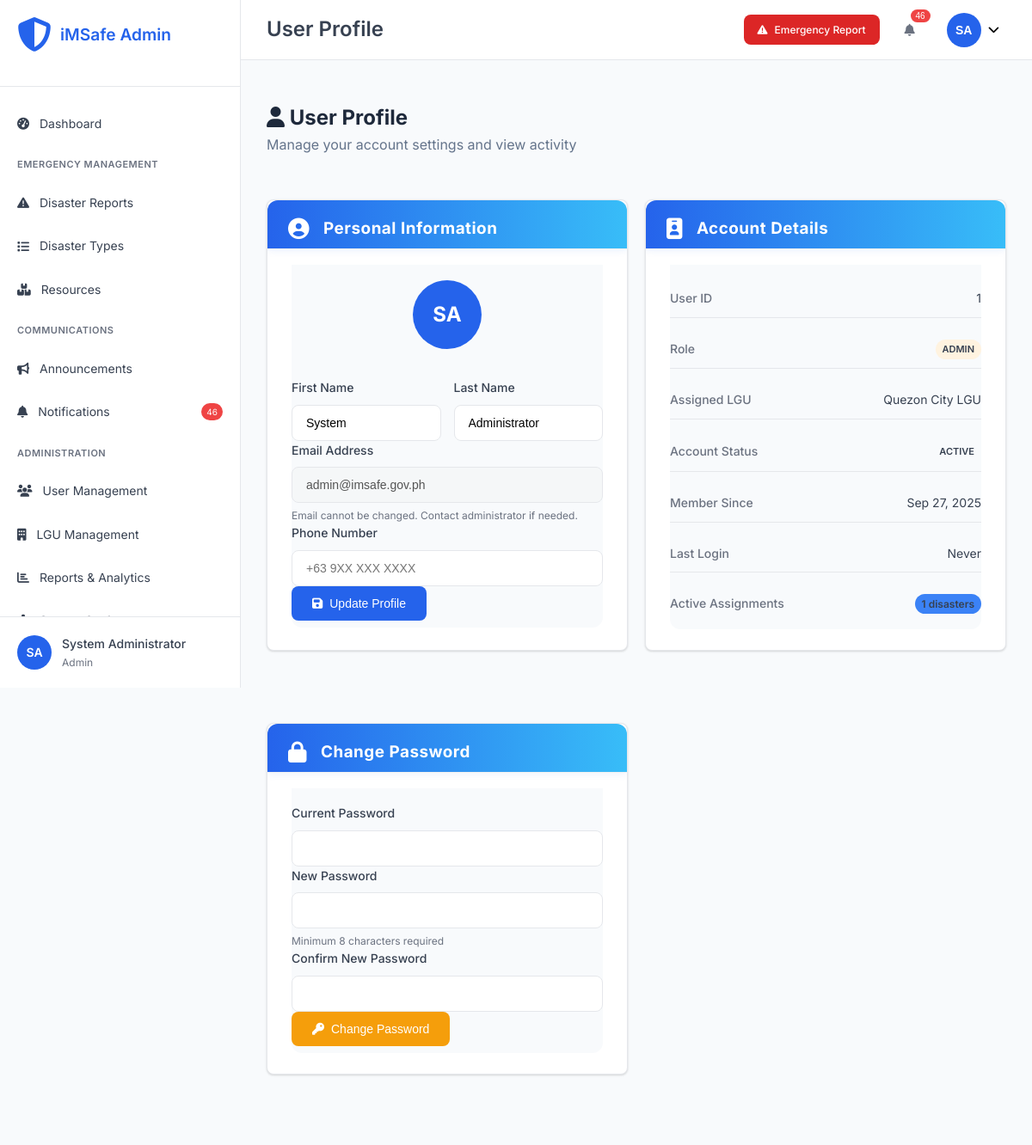
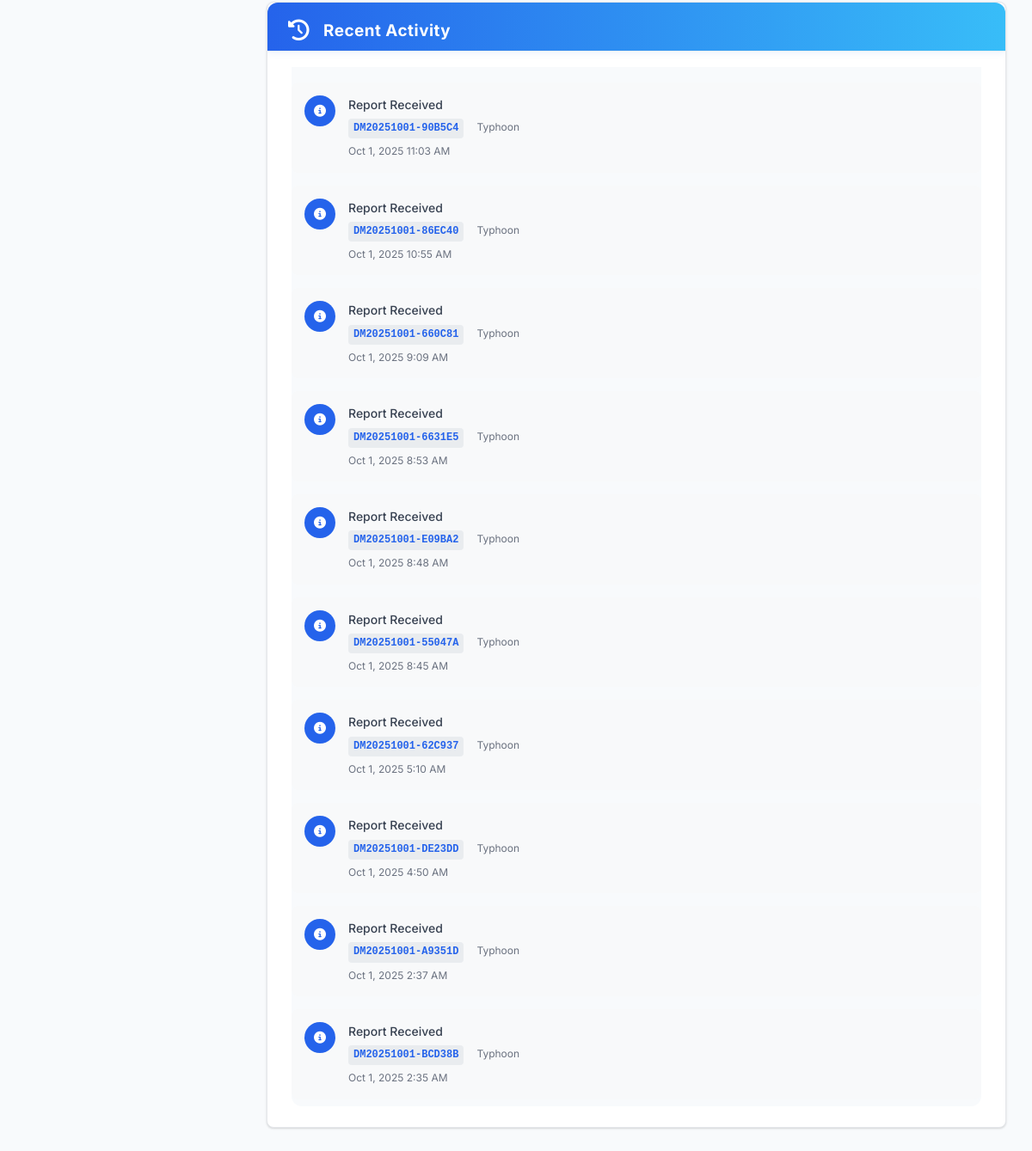
Screenshot of /admin/profile.php (signed in) with the database file from the repository (2 pictures, top to bottom).
### tables this page shows
CREATE TABLE `users` (
  `user_id` int(11) NOT NULL,
  `username` varchar(50) NOT NULL,
  `email` varchar(100) NOT NULL,
  `password_hash` varchar(255) NOT NULL,
  `first_name` varchar(50) NOT NULL,
  `last_name` varchar(50) NOT NULL,
  `role` enum('admin','lgu_admin','lgu_staff','responder') NOT NULL DEFAULT 'lgu_staff',
  `lgu_assigned` varchar(100) DEFAULT NULL,
  `lgu_id` int(11) DEFAULT NULL,
  `phone` varchar(20) DEFAULT NULL,
  `is_active` tinyint(1) DEFAULT 1,
  `email_verified` tinyint(1) DEFAULT 0,
  `created_at` timestamp NOT NULL DEFAULT current_timestamp(),
  `updated_at` timestamp NOT NULL DEFAULT current_timestamp() ON UPDATE current_timestamp(),
  `last_login` timestamp NULL DEFAULT NULL
);

CREATE TABLE `lgus` (
  `lgu_id` int(11) NOT NULL,
  `lgu_name` varchar(100) NOT NULL,
  `lgu_type` enum('city','municipality','province','barangay') NOT NULL,
  `region` varchar(50) DEFAULT NULL,
  `province` varchar(50) DEFAULT NULL,
  `city_municipality` varchar(50) DEFAULT NULL,
  `barangay` varchar(50) DEFAULT NULL,
  `contact_person` varchar(100) DEFAULT NULL,
  `contact_phone` varchar(20) DEFAULT NULL,
  `contact_email` varchar(100) DEFAULT NULL,
  `office_address` text DEFAULT NULL,
  `response_time_hours` int(11) DEFAULT 24,
  `is_active` tinyint(1) DEFAULT 1,
  `created_at` timestamp NOT NULL DEFAULT current_timestamp(),
  `updated_at` timestamp NOT NULL DEFAULT current_timestamp() ON UPDATE current_timestamp()
);

CREATE TABLE `disaster_updates` (
  `update_id` int(11) NOT NULL,
  `disaster_id` int(11) NOT NULL,
  `user_id` int(11) DEFAULT NULL,
  `update_type` enum('status_change','progress','escalation','resolution','general') DEFAULT 'general',
  `title` varchar(200) DEFAULT NULL,
  `description` text DEFAULT NULL,
  `status_from` enum('pending','assigned','acknowledged','in_progress','resolved','closed','escalated') DEFAULT NULL,
  `status_to` enum('pending','assigned','acknowledged','in_progress','resolved','closed','escalated') DEFAULT NULL,
  `is_public` tinyint(1) DEFAULT 0,
  `attachments` longtext DEFAULT NULL CHECK (json_valid(`attachments`)),
  `created_at` timestamp NOT NULL DEFAULT current_timestamp()
);

CREATE TABLE `disasters` (
  `disaster_id` int(11) NOT NULL,
  `tracking_id` varchar(20) NOT NULL,
  `disaster_name` varchar(200) NOT NULL,
  `type_id` int(11) NOT NULL,
  `severity_level` varchar(20) NOT NULL,
  `severity_display` varchar(100) DEFAULT NULL,
  `severity_score` decimal(3,2) DEFAULT 1.00,
  `address` text NOT NULL,
  `purok` varchar(100) DEFAULT NULL,
  `house_no` varchar(50) DEFAULT NULL,
  `city` varchar(100) DEFAULT NULL,
  `province` varchar(100) DEFAULT 'Philippines',
  `state` varchar(100) DEFAULT 'Philippines',
  `latitude` decimal(10,8) DEFAULT NULL,
  `longitude` decimal(11,8) DEFAULT NULL,
  `landmark` varchar(200) DEFAULT NULL,
  `reporter_name` varchar(100) DEFAULT NULL,
  `reporter_phone` varchar(20) NOT NULL,
  `alternate_contact` varchar(20) DEFAULT NULL,
  `description` text NOT NULL,
  `immediate_needs` longtext DEFAULT NULL CHECK (json_valid(`immediate_needs`)),
  `current_situation` text DEFAULT NULL,
  `image_path` varchar(255) DEFAULT NULL,
  `status` enum('ON GOING','IN PROGRESS','COMPLETED') NOT NULL DEFAULT 'ON GOING',
  `assigned_lgu_id` int(11) DEFAULT NULL,
  `assigned_user_id` int(11) DEFAULT NULL,
  `priority` enum('low','medium','high','critical') DEFAULT 'medium',
  `reported_at` timestamp NOT NULL DEFAULT current_timestamp(),
  `acknowledged_at` timestamp NULL DEFAULT NULL,
  `resolved_at` timestamp NULL DEFAULT NULL,
  `escalation_deadline` timestamp NULL DEFAULT NULL,
  `is_verified` tinyint(1) DEFAULT 0,
  `source` enum('web_form','mobile_app','hotline','social_media','official') DEFAULT 'web_form',
  `created_at` timestamp NOT NULL DEFAULT current_timestamp(),
  `updated_at` timestamp NOT NULL DEFAULT current_timestamp() ON UPDATE current_timestamp()
);

CREATE TABLE `disaster_types` (
  `type_id` int(11) NOT NULL,
  `type_name` varchar(100) NOT NULL,
  `description` text DEFAULT NULL,
  `category` enum('natural','man-made','technological','biological') DEFAULT 'natural',
  `severity_weight` decimal(3,2) DEFAULT 1.00,
  `is_active` tinyint(1) DEFAULT 1,
  `created_at` timestamp NOT NULL DEFAULT current_timestamp(),
  `updated_at` timestamp NOT NULL DEFAULT current_timestamp() ON UPDATE current_timestamp()
);

### admin/includes/auth.php (called while the page is built, shortened)
<?php
function getUserInitials() {
    $first = $_SESSION['first_name'] ?? '';
    $last = $_SESSION['last_name'] ?? '';
    return strtoupper(substr($first, 0, 1) . substr($last, 0, 1));
}
?>

### admin/profile.php (the view, shortened to what this page needs)
<?php
require_once '../config/database.php';
require_once 'includes/auth.php';
try {
    $stmt = $pdo->prepare("
        SELECT u.*, l.lgu_name,
               COUNT(d.disaster_id) as assigned_disasters
        FROM users u
        LEFT JOIN lgus l ON u.lgu_id = l.lgu_id
        LEFT JOIN disasters d ON u.user_id = d.assigned_user_id AND d.status NOT IN ('resolved', 'closed')
        WHERE u.user_id = ?
        GROUP BY u.user_id
    ");
    $stmt->execute([$_SESSION['user_id']]);
    $user = $stmt->fetch();
    $activity_stmt = $pdo->prepare("
        SELECT du.*, d.tracking_id, dt.type_name
        FROM disaster_updates du
        JOIN disasters d ON du.disaster_id = d.disaster_id
        JOIN disaster_types dt ON d.type_id = dt.type_id
        WHERE du.user_id = ?
        ORDER BY du.created_at DESC
        LIMIT 10
    ");
    $activity_stmt->execute([$_SESSION['user_id']]);
    $recent_activity = $activity_stmt->fetchAll();
} catch (Exception $e) {
    error_log("Profile fetch error: " . $e->getMessage());
    header('Location: dashboard.php');
    exit;
}
include 'includes/header.php';
?>
<div class="page-header">
    <div class="page-title">
        <h2><i class="fas fa-user"></i> User Profile</h2>
        <p>Manage your account settings and view activity</p>
    </div>
</div>
<div class="profile-grid">
    <div class="dashboard-card">
        <div class="card-header">
            <h3><i class="fas fa-user-circle"></i> Personal Information</h3>
        </div>
        <div class="card-content">
            <div class="user-avatar-large">
                <?php echo getUserInitials(); ?>
            </div>
            <form method="POST" class="profile-form">
                <div class="form-row">
                    <div class="form-group">
                        <label for="first_name">First Name</label>
                        <input type="text" name="first_name" id="first_name"
                               value="<?php echo htmlspecialchars($user['first_name']); ?>" required>
                    </div>
                    <div class="form-group">
                        <label for="last_name">Last Name</label>
                        <input type="text" name="last_name" id="last_name"
                               value="<?php echo htmlspecialchars($user['last_name']); ?>" required>
                    </div>
                </div>
                <div class="form-group">
                    <label for="email">Email Address</label>
                    <input type="email" name="email" id="email"
                           value="<?php echo htmlspecialchars($user['email']); ?>" disabled>
                    <small class="form-help">Email cannot be changed. Contact administrator if needed.</small>
                </div>
                <div class="form-group">
                    <label for="phone">Phone Number</label>
                    <input type="tel" name="phone" id="phone"
                           value="<?php echo htmlspecialchars($user['phone'] ?? ''); ?>"
                           placeholder="+63 9XX XXX XXXX">
                </div>
                <button type="submit" name="update_profile" class="btn btn-primary">
                    <i class="fas fa-save"></i> Update Profile
                </button>
            </form>
        </div>
    </div>
    <div class="dashboard-card">
        <div class="card-header">
            <h3><i class="fas fa-id-badge"></i> Account Details</h3>
        </div>
        <div class="card-content">
            <div class="detail-list">
                <div class="detail-item">
                    <label>User ID</label>
                    <span><?php echo $user['user_id']; ?></span>
                </div>
                <div class="detail-item">
                    <label>Role</label>
                    <span class="role-badge role-<?php echo $user['role']; ?>">
                        <?php echo ucfirst(str_replace('_', ' ', $user['role'])); ?>
                    </span>
                </div>
                <div class="detail-item">
                    <label>Assigned LGU</label>
                    <span><?php echo $user['lgu_name'] ?: 'Not assigned'; ?></span>
                </div>
                <div class="detail-item">
                    <label>Account Status</label>
                    <span class="status-badge <?php echo $user['is_active'] ? 'status-active' : 'status-inactive'; ?>">
                        <?php echo $user['is_active'] ? 'Active' : 'Inactive'; ?>
                    </span>
                </div>
                <div class="detail-item">
                    <label>Member Since</label>
                    <span><?php echo date('M j, Y', strtotime($user['created_at'])); ?></span>
                </div>
                <div class="detail-item">
                    <label>Last Login</label>
                    <span>
                        <?php if ($user['last_login']): ?>
                            <?php echo date('M j, Y g:i A', strtotime($user['last_login'])); ?>
                        <?php else: ?>
                            Never
                        <?php endif; ?>
                    </span>
                </div>
                <div class="detail-item">
                    <label>Active Assignments</label>
                    <span class="assignment-count"><?php echo $user['assigned_disasters']; ?> disasters</span>
                </div>
            </div>
        </div>
    </div>
    <div class="dashboard-card">
        <div class="card-header">
            <h3><i class="fas fa-lock"></i> Change Password</h3>
        </div>
        <div class="card-content">
            <form method="POST" class="password-form">
                <div class="form-group">
                    <label for="current_password">Current Password</label>
                    <input type="password" name="current_password" id="current_password" required>
                </div>
                <div class="form-group">
                    <label for="new_password">New Password</label>
                    <input type="password" name="new_password" id="new_password" required minlength="8">
                    <small class="form-help">Minimum 8 characters required</small>
                </div>
                <div class="form-group">
                    <label for="confirm_password">Confirm New Password</label>
                    <input type="password" name="confirm_password" id="confirm_password" required minlength="8">
                </div>
                <button type="submit" name="change_password" class="btn btn-warning">
                    <i class="fas fa-key"></i> Change Password
                </button>
            </form>
        </div>
    </div>
    <div class="dashboard-card activity-card">
        <div class="card-header">
            <h3><i class="fas fa-history"></i> Recent Activity</h3>
        </div>
        <div class="card-content">
            <?php if (empty($recent_activity)): ?>
                <div class="empty-state">
                    <i class="fas fa-history"></i>
                    <p>No recent activity</p>
                </div>
            <?php else: ?>
                <div class="activity-list">
                    <?php foreach ($recent_activity as $activity): ?>
                        <div class="activity-item">
                            <div class="activity-icon">
                                <i class="fas fa-<?php echo getActivityIcon($activity['update_type']); ?>"></i>
                            </div>
                            <div class="activity-content">
                                <div class="activity-title"><?php echo htmlspecialchars($activity['title']); ?></div>
                                <div class="activity-details">
                                    <span class="tracking-id"><?php echo htmlspecialchars($activity['tracking_id']); ?></span>
                                    <span class="disaster-type"><?php echo htmlspecialchars($activity['type_name']); ?></span>
                                </div>
                                <div class="activity-time"><?php echo date('M j, Y g:i A', strtotime($activity['created_at'])); ?></div>
                            </div>
                        </div>
                    <?php endforeach; ?>
                </div>
            <?php endif; ?>
        </div>
    </div>
</div>
<?php
function getActivityIcon($type) {
    switch ($type) {
        default: return 'info-circle';
    }
}
?>
<?php include 'includes/footer.php'; ?>

### admin/assets/css/admin.css (style rules this page uses)
.dashboard-card .card-header { display: flex; align-items: center; gap: 10px; background: linear-gradient(90deg, #2563eb 0%, #38bdf8 100%); color: #fff; border-radius: 12px 12px 0 0; padding: 18px 24px 12px 24px; margin: -32px -28px 18px -28px; box-shadow: 0 2px 8px 0 rgba(37,99,235,0.08); }
.dashboard-card .card-header h3 { color: #fff; font-size: 1.18rem; margin: 0; font-weight: 700; letter-spacing: 0.5px; }
.dashboard-card .card-header i { font-size: 1.3em; color: #fff; margin-right: 6px; }
.dashboard-card .card-content { background: #f8fafc; border-radius: 0 0 12px 12px; padding: 18px 0 8px 0; }
.dashboard-card { background: #fff; border-radius: 14px; box-shadow: 0 4px 24px 0 rgba(0,0,0,0.08); padding: 32px 28px 24px 28px; margin-top: 32px; margin-bottom: 32px; border: 1px solid #e5e7eb; }
.dashboard-card .card-header { border-bottom: 1px solid #f1f1f1; margin-bottom: 18px; padding-bottom: 8px; }
.dashboard-card h3 { font-size: 1.3rem; color: #2563eb; margin: 0; }
.dashboard-card .card-content { display: flex; flex-direction: column; gap: 14px; }
.page-header { display: flex; align-items: center; justify-content: space-between; margin-bottom: 18px; margin-top: 18px; }
.page-title h2 { margin: 0; color: #1e293b; font-size: 1.5rem; font-weight: 700; }
.page-title p { margin: 0; color: #64748b; font-size: 1rem; }
:root { --primary-color: #2563eb; --primary-dark: #1d4ed8; --secondary-color: #6b7280; --success-color: #10b981; --warning-color: #f59e0b; --danger-color: #ef4444; --info-color: #3b82f6; --light-color: #f9fafb; --dark-color: #1f2937; --border-color: #e5e7eb; --text-color: #374151; --text-muted: #6b7280; --sidebar-width: 280px; --header-height: 70px; --border-radius: 8px; --shadow: 0 1px 3px 0 rgba(0, 0, 0, 0.1), 0 1px 2px 0 rgba(0, 0, 0, 0.06); --shadow-lg: 0 10px 15px -3px rgba(0, 0, 0, 0.1), 0 4px 6px -2px rgba(0, 0, 0, 0.05); }
* { margin: 0; padding: 0; box-sizing: border-box; }
body { font-family: 'Inter', sans-serif; font-size: 14px; line-height: 1.6; color: var(--text-color); background-color: #f8fafc; }
.form-group { display: flex; flex-direction: column; }
.form-row { display: grid; grid-template-columns: 1fr 1fr; gap: 20px; }
.form-group label { margin-bottom: 8px; font-weight: 500; color: var(--text-color); }
input, select, textarea { width: 100%; padding: 12px 16px; border: 1px solid var(--border-color); border-radius: var(--border-radius); font-size: 14px; transition: all 0.3s ease; }
.btn { display: inline-flex; align-items: center; justify-content: center; gap: 8px; padding: 12px 24px; border: none; border-radius: var(--border-radius); font-size: 14px; font-weight: 500; text-decoration: none; cursor: pointer; transition: all 0.3s ease; white-space: nowrap; }
.btn-primary { background-color: var(--primary-color); color: white; }
.btn-warning { background-color: var(--warning-color); color: white; }
.dashboard-card { background: white; border-radius: var(--border-radius); box-shadow: var(--shadow); overflow: hidden; }
.card-header { padding: 20px 24px; border-bottom: 1px solid var(--border-color); display: flex; align-items: center; justify-content: space-between; }
.card-header h3 { font-size: 1.1rem; font-weight: 600; color: var(--text-color); display: flex; align-items: center; gap: 10px; }
.card-content { padding: 24px; }
.tracking-id { font-family: 'Courier New', monospace; font-weight: 600; color: var(--primary-color); }
.status-badge { padding: 4px 8px; border-radius: 4px; font-size: 11px; font-weight: 600; text-transform: uppercase; }

### rows the page displays
users: first_name "System", last_name "Administrator", email "admin@imsafe.gov.ph", user_id "1", role "ADMIN", lgu.lgu_name "Quezon City LGU", created_at "Sep 27, 2025"
disaster_updates: title "Report Received", disaster.tracking_id "DM20251001-90B5C4", disaster_types.type_name "Typhoon", created_at "Oct 1, 2025 11:03 AM"
disaster_updates: title "Report Received", disaster.tracking_id "DM20251001-86EC40", disaster_types.type_name "Typhoon", created_at "Oct 1, 2025 10:55 AM"
disaster_updates: title "Report Received", disaster.tracking_id "DM20251001-660C81", disaster_types.type_name "Typhoon", created_at "Oct 1, 2025 9:09 AM"
disaster_updates: title "Report Received", disaster.tracking_id "DM20251001-6631E5", disaster_types.type_name "Typhoon", created_at "Oct 1, 2025 8:53 AM"
disaster_updates: title "Report Received", disaster.tracking_id "DM20251001-E09BA2", disaster_types.type_name "Typhoon", created_at "Oct 1, 2025 8:48 AM"
disaster_updates: title "Report Received", disaster.tracking_id "DM20251001-55047A", disaster_types.type_name "Typhoon", created_at "Oct 1, 2025 8:45 AM"
disaster_updates: title "Report Received", disaster.tracking_id "DM20251001-62C937", disaster_types.type_name "Typhoon", created_at "Oct 1, 2025 5:10 AM"
disaster_updates: title "Report Received", disaster.tracking_id "DM20251001-DE23DD", disaster_types.type_name "Typhoon", created_at "Oct 1, 2025 4:50 AM"
disaster_updates: title "Report Received", disaster.tracking_id "DM20251001-A9351D", disaster_types.type_name "Typhoon", created_at "Oct 1, 2025 2:37 AM"
disaster_updates: title "Report Received", disaster.tracking_id "DM20251001-BCD38B", disaster_types.type_name "Typhoon", created_at "Oct 1, 2025 2:35 AM"

### other values shown
$notifications_count "46"
getUserInitials() "SA"
getUserName() "System Administrator"
str_replace('_', ' ', $_SESSION['role']) "Admin"
$page_title "User Profile"
$user['assigned_disasters'] "1"
